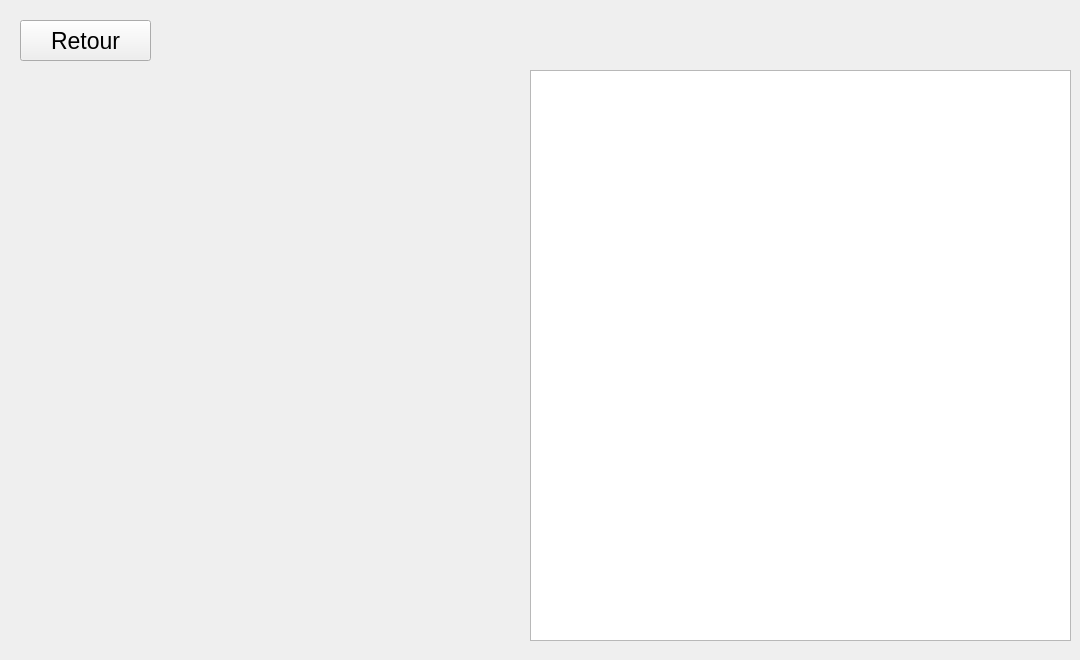
    <widget class="QWidget" name="pageExecDistances">
     <widget class="QLabel" name="labelMatDistances2">
      <property name="geometry">
       <rect>
        <x>10</x>
        <y>360</y>
        <width>521</width>
        <height>291</height>
       </rect>
      </property>
      <property name="font">
       <font>
        <pointsize>11</pointsize>
        <strikeout>false</strikeout>
       </font>
      </property>
      <property name="text">
       <string/>
      </property>
      <property name="alignment">
       <set>Qt::AlignmentFlag::AlignCenter</set>
      </property>
     </widget>
     <widget class="QLabel" name="labelMatDistances1">
      <property name="geometry">
       <rect>
        <x>10</x>
        <y>60</y>
        <width>521</width>
        <height>291</height>
       </rect>
      </property>
      <property name="font">
       <font>
        <pointsize>11</pointsize>
        <strikeout>false</strikeout>
       </font>
      </property>
      <property name="text">
       <string/>
      </property>
      <property name="alignment">
       <set>Qt::AlignmentFlag::AlignCenter</set>
      </property>
     </widget>
     <widget class="QGraphicsView" name="graphicsViewExecDistances">
      <property name="geometry">
       <rect>
        <x>530</x>
        <y>70</y>
        <width>541</width>
        <height>571</height>
       </rect>
      </property>
     </widget>
     <widget class="QPushButton" name="btnRetourExecDistances">
      <property name="geometry">
       <rect>
        <x>20</x>
        <y>20</y>
        <width>131</width>
        <height>41</height>
       </rect>
      </property>
      <property name="font">
       <font>
        <pointsize>17</pointsize>
        <bold>false</bold>
        <strikeout>false</strikeout>
       </font>
      </property>
      <property name="text">
       <string>Retour</string>
      </property>
     </widget>
    </widget>
